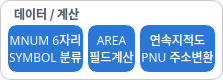
             <widget class="QGroupBox" name="groupBox_3">
              <property name="minimumSize">
               <size>
                <width>0</width>
                <height>0</height>
               </size>
              </property>
              <property name="maximumSize">
               <size>
                <width>16777215</width>
                <height>80</height>
               </size>
              </property>
              <property name="styleSheet">
               <string notr="true">QGroupBox {
    background-color: rgb(255, 255, 255);
    border: 1px solid rgb(200, 200, 210);
    border-radius: 10px;
    padding: 0px 0px;
}</string>
              </property>
              <property name="title">
               <string/>
              </property>
              <layout class="QGridLayout" name="gridLayout_12">
               <property name="leftMargin">
                <number>6</number>
               </property>
               <property name="topMargin">
                <number>5</number>
               </property>
               <property name="rightMargin">
                <number>6</number>
               </property>
               <property name="bottomMargin">
                <number>6</number>
               </property>
               <property name="spacing">
                <number>3</number>
               </property>
               <item row="1" column="1">
                <widget class="QPushButton" name="btn_area_cal">
                 <property name="sizePolicy">
                  <sizepolicy hsizetype="Expanding" vsizetype="Expanding">
                   <horstretch>0</horstretch>
                   <verstretch>0</verstretch>
                  </sizepolicy>
                 </property>
                 <property name="minimumSize">
                  <size>
                   <width>0</width>
                   <height>0</height>
                  </size>
                 </property>
                 <property name="maximumSize">
                  <size>
                   <width>10000</width>
                   <height>10000</height>
                  </size>
                 </property>
                 <property name="font">
                  <font>
                   <family>Noto Sans KR Medium</family>
                   <weight>50</weight>
                   <bold>false</bold>
                  </font>
                 </property>
                 <property name="styleSheet">
                  <string notr="true">/* 1. 기본 상태 */
QPushButton {
    color: rgb(255, 255, 255);
    background-color:  rgb(42,120,214);
    border: 1px solid rgb(255, 255, 255);
    border-radius: 10px;
    padding: 1px 1px;                    /*여백*/
}

/* 2. 마우스를 올렸을 때 (Hover) */
QPushButton:hover {
    background-color: rgb(109, 167, 242,0.8); /* 원래 색상보다 약간 밝게 */
}

/* 3. 버튼을 클릭했을 때 (Pressed) - 애니메이션 효과 대체 */
QPushButton:pressed {
    background-color: rgb(160, 196, 242);  /* 원래 색상보다 어둡게 해서 눌린 느낌 전달 */
    border: 2px solid rgb(50, 50, 50);  /* 테두리를 두껍게 하거나 선 색상을 어둡게 */
    padding-left: 3px;                    /* 텍스트가 미세하게 움직이는 효과 (선택사항) */
    padding-top: 3px;
}</string>
                 </property>
                 <property name="text">
                  <string>AREA
필드계산</string>
                 </property>
                 <property name="iconSize">
                  <size>
                   <width>16</width>
                   <height>16</height>
                  </size>
                 </property>
                </widget>
               </item>
               <item row="0" column="0">
                <widget class="QLabel" name="label_5">
                 <property name="maximumSize">
                  <size>
                   <width>16777215</width>
                   <height>15</height>
                  </size>
                 </property>
                 <property name="font">
                  <font>
                   <family>Noto Sans KR</family>
                   <weight>75</weight>
                   <bold>true</bold>
                  </font>
                 </property>
                 <property name="styleSheet">
                  <string notr="true">QLabel {
    font-weight: bold;
    color: rgb(85, 93, 109);
    padding-left: 4px;
}
</string>
                 </property>
                 <property name="text">
                  <string>데이터 / 계산</string>
                 </property>
                </widget>
               </item>
               <item row="1" column="2">
                <widget class="QPushButton" name="btn_PNU">
                 <property name="sizePolicy">
                  <sizepolicy hsizetype="Expanding" vsizetype="Expanding">
                   <horstretch>0</horstretch>
                   <verstretch>0</verstretch>
                  </sizepolicy>
                 </property>
                 <property name="minimumSize">
                  <size>
                   <width>0</width>
                   <height>0</height>
                  </size>
                 </property>
                 <property name="maximumSize">
                  <size>
                   <width>10000</width>
                   <height>10000</height>
                  </size>
                 </property>
                 <property name="font">
                  <font>
                   <family>Noto Sans KR Medium</family>
                   <weight>50</weight>
                   <bold>false</bold>
                  </font>
                 </property>
                 <property name="styleSheet">
                  <string notr="true">/* 1. 기본 상태 */
QPushButton {
    color: rgb(255, 255, 255);
    background-color:  rgb(42,120,214);
    border: 1px solid rgb(255, 255, 255);
    border-radius: 10px;
    padding: 1px 1px;                    /*여백*/
}

/* 2. 마우스를 올렸을 때 (Hover) */
QPushButton:hover {
    background-color: rgb(109, 167, 242,0.8); /* 원래 색상보다 약간 밝게 */
}

/* 3. 버튼을 클릭했을 때 (Pressed) - 애니메이션 효과 대체 */
QPushButton:pressed {
    background-color: rgb(160, 196, 242);  /* 원래 색상보다 어둡게 해서 눌린 느낌 전달 */
    border: 2px solid rgb(50, 50, 50);  /* 테두리를 두껍게 하거나 선 색상을 어둡게 */
    padding-left: 3px;                    /* 텍스트가 미세하게 움직이는 효과 (선택사항) */
    padding-top: 3px;
}</string>
                 </property>
                 <property name="text">
                  <string>연속지적도
PNU 주소변환</string>
                 </property>
                 <property name="iconSize">
                  <size>
                   <width>16</width>
                   <height>16</height>
                  </size>
                 </property>
                </widget>
               </item>
               <item row="1" column="0">
                <widget class="QPushButton" name="btn_MNUM_SymBol">
                 <property name="sizePolicy">
                  <sizepolicy hsizetype="Expanding" vsizetype="Expanding">
                   <horstretch>0</horstretch>
                   <verstretch>0</verstretch>
                  </sizepolicy>
                 </property>
                 <property name="minimumSize">
                  <size>
                   <width>0</width>
                   <height>0</height>
                  </size>
                 </property>
                 <property name="maximumSize">
                  <size>
                   <width>10000</width>
                   <height>10000</height>
                  </size>
                 </property>
                 <property name="sizeIncrement">
                  <size>
                   <width>0</width>
                   <height>0</height>
                  </size>
                 </property>
                 <property name="font">
                  <font>
                   <family>Noto Sans KR Medium</family>
                   <weight>50</weight>
                   <bold>false</bold>
                  </font>
                 </property>
                 <property name="styleSheet">
                  <string notr="true">/* 1. 기본 상태 */
QPushButton {
    color: rgb(255, 255, 255);
    background-color:  rgb(42,120,214);
    border: 1px solid rgb(255, 255, 255);
    border-radius: 10px;
    padding: 1px 1px;                    /*여백*/
}

/* 2. 마우스를 올렸을 때 (Hover) */
QPushButton:hover {
    background-color: rgb(109, 167, 242,0.8); /* 원래 색상보다 약간 밝게 */
}

/* 3. 버튼을 클릭했을 때 (Pressed) - 애니메이션 효과 대체 */
QPushButton:pressed {
    background-color: rgb(160, 196, 242);  /* 원래 색상보다 어둡게 해서 눌린 느낌 전달 */
    border: 2px solid rgb(50, 50, 50);  /* 테두리를 두껍게 하거나 선 색상을 어둡게 */
    padding-left: 3px;                    /* 텍스트가 미세하게 움직이는 효과 (선택사항) */
    padding-top: 3px;
}</string>
                 </property>
                 <property name="text">
                  <string>MNUM 6자리
SYMBOL 분류</string>
                 </property>
                </widget>
               </item>
              </layout>
             </widget>
